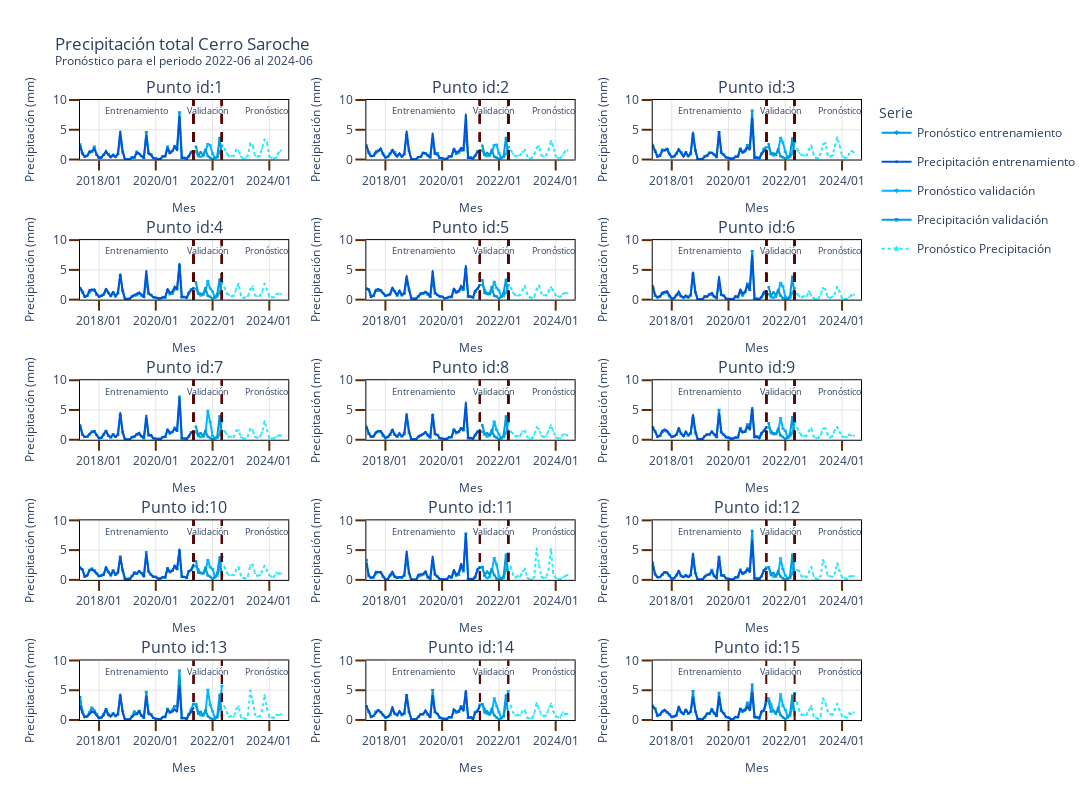

Write notebook code for a chart like this one.
### Code cell
rows=5 
cols=3


from plotly.subplots import make_subplots
import plotly.graph_objects as go

column_titles = list(map(lambda x: 'Punto id:' + str(int(x)), precipitacion_pd.sort_values('id_point').id_point.unique().tolist() ))

fig = make_subplots(rows=rows,
                    cols=cols,
                    subplot_titles=column_titles,
                    horizontal_spacing=0.1,
                    vertical_spacing=0.13)


row_order = precipitacion_pd.sort_values('id_point').id_point.unique().reshape(rows,cols).tolist()

for row in range(len(row_order)):

    list_row = row_order[row]
    for col in range(len(list_row)):
        # print(row_order[row][col])

        model_trace(precipitacion_pd.query(f"id_point=={row_order[row][col]}"),
                    row=row+1, col=col+1)
        # print(row)
        # print(col)
    

#------------
# fig['layout']['title']['y']=0.98
# fig['layout']['margin']['t']=100

#------------
annotations_title = fig['layout']['annotations']

y_loc=7.5
yshift=4
annotations = []

for id_ in precipitacion_pd.sort_values('id_point').id_point.unique().tolist():
    
    xref='x{id_}'.format(id_=str(int(id_)))
    yref='y{id_}'.format(id_=str(int(id_)))
    
    titulo_annotations =  list(filter(lambda x: x.text=='Punto id:{id_}'.format(id_=int(id_)),
                                  annotations_title))[0]

    annotations= annotations+[ dict(font=dict(size=16),
                                    showarrow=titulo_annotations['showarrow'],
                                    text=titulo_annotations['text'],
                                    x=titulo_annotations['x'],
                                    xanchor=titulo_annotations['xanchor'],
                                    xref='paper',#xref,
                                    y=titulo_annotations['y'],
                                    yanchor=titulo_annotations['yanchor'],
                                    yref='paper',#yref
                                    ),
                                dict(
                                    x=precipitacion_pd.query("type=='training'").periodo.max() - pd.DateOffset(months=12*2),
                                    y=y_loc, # annotation point
                                    xref=xref, 
                                    yref=yref, 
                                    text='Entrenamiento',
                                    showarrow=False,
                                    yshift=yshift,
                                    font=dict(size=9)
                                  ),
                                dict(
                                    x=precipitacion_pd.query("type=='test'").periodo.max() - pd.DateOffset(months=6),
                                    y=y_loc, # annotation point
                                    xref=xref, 
                                    yref=yref, 
                                    text='Validación',
                                    showarrow=False,
                                    yshift=yshift,
                                    font=dict(size=9)
                                  ),
                                dict(
                                    x=precipitacion_pd.query("type=='prediction'").periodo.max() - pd.DateOffset(months=6),
                                    y=y_loc, # annotation point
                                    xref=xref, 
                                    yref=yref, 
                                    text='Pronóstico',
                                    showarrow=False,
                                    yshift=yshift,
                                    font=dict(size=9)
                                  )
                                    ]

fig['layout']['annotations'] = annotations

        
#------------       
fig.update_xaxes(tickformat="%Y/%m",showline=True, linewidth=1, linecolor='black', gridcolor='#E4E4E4',mirror=True,
                 ticks="outside", tickwidth=2, tickcolor='#5C2B05', ticklen=10)
fig.update_yaxes(showline=True, linewidth=1, linecolor='black', gridcolor='#E4E4E4',mirror=True,
                 ticks="outside", tickwidth=2, tickcolor='#5C2B05', ticklen=10)   

#------------
fig.update_layout( height=800,
                   width=1500,
                   #showlegend = True,
                   font = dict(size = 12),
                   template='plotly_white',
                   title_text="""Precipitación total Cerro Saroche
                        <br><sup>Pronóstico para el periodo {date_init} al {date_fin}</sup>
                        """.format(date_init=str(precipitacion_pd.query("type=='prediction'").periodo.min().strftime('%Y-%m')),
                                   date_fin=str(precipitacion_pd.query("type=='prediction'").periodo.max().strftime('%Y-%m'))),
                  legend_title_text='Serie',
                  legend_title = dict( font = dict(size = 14)),
                   uniformtext_minsize=8,
                   uniformtext_mode='hide',
                   legend = dict(
                                # #orientation="h",
                                # yanchor="bottom",
                                # y=1.05,
                                # xanchor="right",
                                # x=1,
                                # font_size=14
                            )
                 )

fig.write_image(f'./{park}/figures/narx_precipitacion.png')
fig.show()
